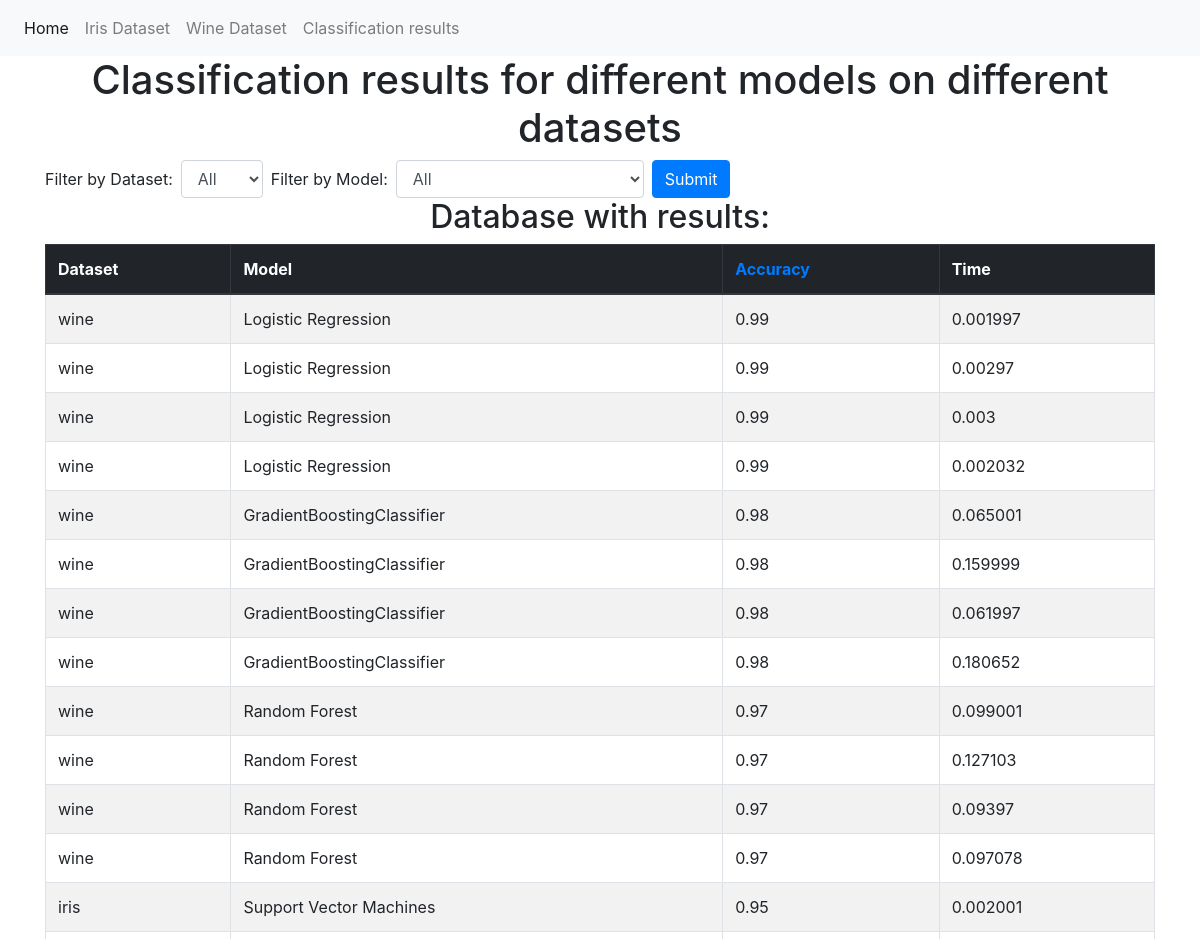
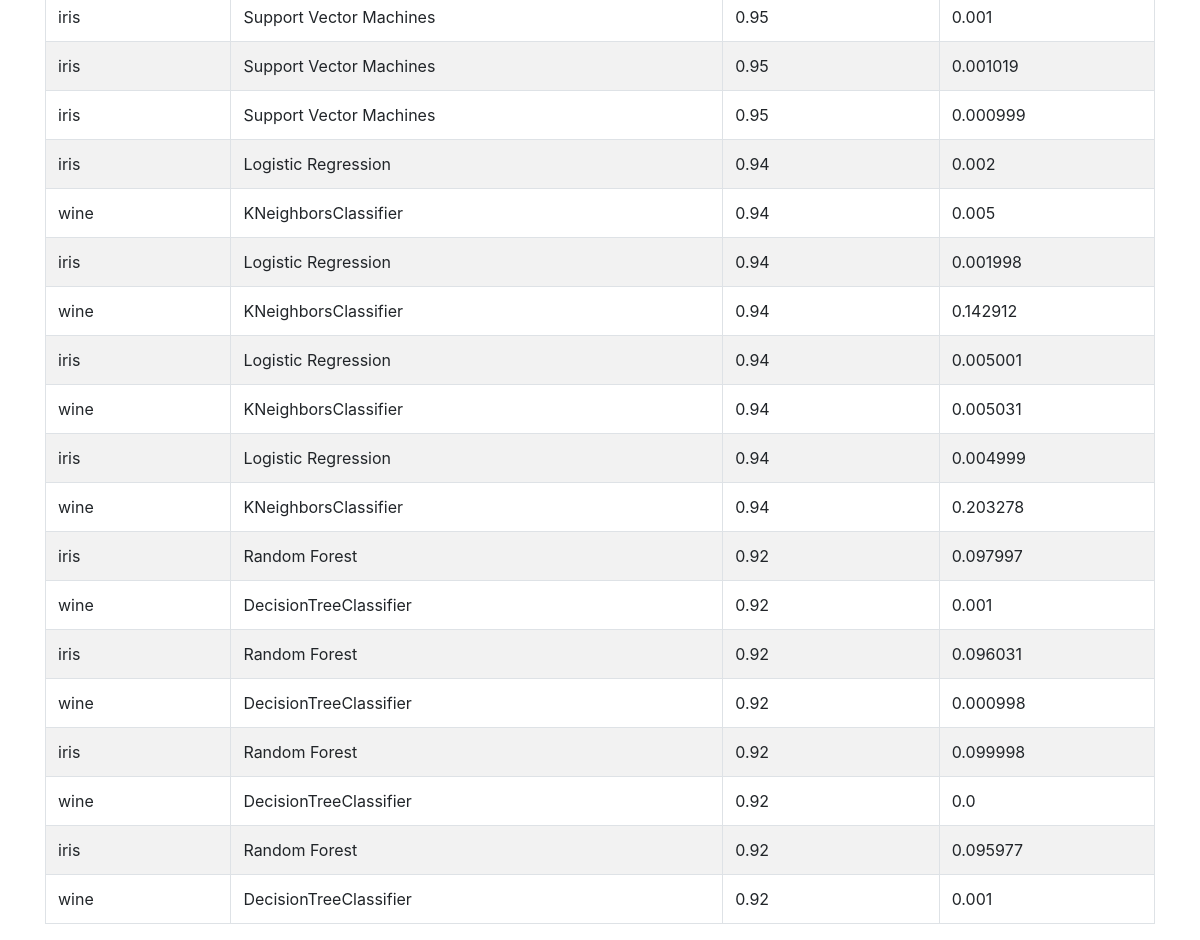
The app's page /results with its own data (2 pictures, top to bottom).
### main.py (models this page shows, shortened)
class Classification_results(db.Model):
    id = db.Column(db.Integer, primary_key=True)
    dataset_name = db.Column(db.String(80), nullable=False)
    model_name = db.Column(db.String(80), nullable=False)
    accuracy = db.Column(db.Float, nullable=False)
    time = db.Column(db.Float, nullable=False)

### main.py (the view)
@app.route('/results', methods=['GET', 'POST'])
def results():
    global data
    plot_div = ""
    results = ""
    if request.method == 'POST':
        dataset_filter = request.form['dataset-filter']
        model_filter = request.form['model-filter']
        sort_by = request.args.get('sort_by', default='accuracy')
        sort_order = request.args.get('sort_order', default='desc')
        fill_database()
        if dataset_filter and model_filter:
            if sort_by == 'accuracy':
                if sort_order == 'desc':
                    results = Classification_results.query.filter_by(dataset_name=dataset_filter,
                    model_name=model_filter).order_by(Classification_results.accuracy.desc()).all()
                else:
                    results = Classification_results.query.filter_by(dataset_name=dataset_filter,
                    model_name=model_filter).order_by(Classification_results.accuracy.asc()).all()
            else:
                results = Classification_results.query.filter_by(dataset_name=dataset_filter,
                    model_name=model_filter).order_by(Classification_results.accuracy.desc()).all()
        elif dataset_filter:
            if sort_by == 'accuracy':
                if sort_order == 'desc':
                    results = Classification_results.query.filter_by(dataset_name=dataset_filter).order_by(
                        Classification_results.accuracy.desc()).all()
                else:
                    results = Classification_results.query.filter_by(dataset_name=dataset_filter).order_by(
                        Classification_results.accuracy.asc()).all()
            else:
                results = Classification_results.query.filter_by(dataset_name=dataset_filter).order_by(
                    Classification_results.accuracy.desc()).all()
        elif model_filter:
            if sort_by == 'accuracy':
                if sort_order == 'desc':
                    results = Classification_results.query.filter_by(model_name=model_filter).order_by(
                        Classification_results.accuracy.desc()).all()
                else:
                    results = Classification_results.query.filter_by(model_name=model_filter).order_by(
                        Classification_results.accuracy.asc()).all()
            else:
                results = Classification_results.query.filter_by(model_name=model_filter).order_by(
                    Classification_results.accuracy.desc()).all()
        else:
            results = Classification_results.query.order_by(Classification_results.accuracy.desc()).all()
    else:
        sort_by = request.args.get('sort_by', default='accuracy')
        sort_order = request.args.get('sort_order', default='desc')
        if sort_by == 'accuracy':
            if sort_order == 'desc':
                results = Classification_results.query.order_by(
                    Classification_results.accuracy.desc()).all()
            else:
                results = Classification_results.query.order_by(
                    Classification_results.accuracy.asc()).all()
        else:
            results = Classification_results.query.order_by(
                Classification_results.accuracy.desc()).all()
    datasets = db.session.query(Classification_results.dataset_name).distinct().all()
    models = db.session.query(Classification_results.model_name).distinct().all()
    return render_template('results.html', results=results, datasets=[dataset[0]
                                                                      for dataset in datasets],
                           models=[model[0] for model in models], sort_by=sort_by, sort_order=sort_order)

### templates/results.html (shortened to what this page needs)
<!DOCTYPE html>
<html lang="en">
<head>
    <link rel="stylesheet" href="https://maxcdn.bootstrapcdn.com/bootstrap/4.0.0/css/bootstrap.min.css">
</head>
<body>
    <nav class="navbar navbar-expand-lg navbar-light bg-light">
    <div class="collapse navbar-collapse" id="navbarSupportedContent">
        <ul class="navbar-nav mr-auto">
            <li class="nav-item active">
                <a class="nav-link" href="{{ url_for('home') }}">Home <span class="sr-only">(current)</span></a>
            </li>
            <li class="nav-item">
                <a class="nav-link" href="{{ url_for('iris') }}">Iris Dataset</a>
            </li>
            <li class="nav-item">
                <a class="nav-link" href="{{ url_for('wine') }}">Wine Dataset</a>
            </li>
            <li class="nav-item">
                <a class="nav-link" href="{{ url_for('results') }}">Classification results</a>
            </li>
        </ul>
    </div>
</nav>
    <div class="container">
    <h1 class="text-center">Classification results for different models on different datasets</h1>
    <form action="" method="post" class="form-inline">
        <label class="mr-2">Filter by Dataset:</label>
        <select name="dataset-filter" class="form-control mr-2">
            <option value="">All</option>
        </select>
        <label class="mr-2">Filter by Model:</label>
        <select name="model-filter" class="form-control mr-2">
            <option value="">All</option>
        </select>
    <button type="submit" class="btn btn-primary">Submit</button>
    </form>
    <h2 class="text-center">Database with results:</h2>
    <table class="table table-striped table-bordered table-hover">
    <thead class="thead-dark">
        <tr>
        <th scope="col">Dataset</th>
        <th scope="col">Model</th>
        <th>
            <a href="{{ url_for('results', sort_by='accuracy', sort_order='desc'
            if sort_order == 'asc' else 'asc') }}">Accuracy</a>
        </th>
        <th scope="col">Time</th>
        </tr>
    <tbody>
        {% for result in results %}
        <tr>
            <td>{{ result.dataset_name }}</td>
            <td>{{ result.model_name }}</td>
            <td>{{ result.accuracy }}</td>
            <td>{{ result.time }}</td>
        </tr>
        {% endfor %}
    </tbody>
    </table>
</div>
</body>
</html>

### records on screen
Classification_results: dataset_name "wine", model_name "Logistic Regression", accuracy "0.99", time "0.001997"
Classification_results: dataset_name "wine", model_name "Logistic Regression", accuracy "0.99", time "0.00297"
Classification_results: dataset_name "wine", model_name "Logistic Regression", accuracy "0.99", time "0.003"
Classification_results: dataset_name "wine", model_name "Logistic Regression", accuracy "0.99", time "0.002032"
Classification_results: dataset_name "wine", model_name "GradientBoostingClassifier", accuracy "0.98", time "0.065001"
Classification_results: dataset_name "wine", model_name "GradientBoostingClassifier", accuracy "0.98", time "0.159999"
Classification_results: dataset_name "wine", model_name "GradientBoostingClassifier", accuracy "0.98", time "0.061997"
Classification_results: dataset_name "wine", model_name "GradientBoostingClassifier", accuracy "0.98", time "0.180652"
Classification_results: dataset_name "wine", model_name "Random Forest", accuracy "0.97", time "0.099001"
Classification_results: dataset_name "wine", model_name "Random Forest", accuracy "0.97", time "0.127103"
Classification_results: dataset_name "wine", model_name "Random Forest", accuracy "0.97", time "0.09397"
Classification_results: dataset_name "wine", model_name "Random Forest", accuracy "0.97", time "0.097078"
Classification_results: dataset_name "iris", model_name "Support Vector Machines", accuracy "0.95", time "0.002001"
Classification_results: dataset_name "iris", model_name "Support Vector Machines", accuracy "0.95", time "0.001"
Classification_results: dataset_name "iris", model_name "Support Vector Machines", accuracy "0.95", time "0.001019"
Classification_results: dataset_name "iris", model_name "Support Vector Machines", accuracy "0.95", time "0.000999"
Classification_results: dataset_name "iris", model_name "Logistic Regression", accuracy "0.94", time "0.002"
Classification_results: dataset_name "wine", model_name "KNeighborsClassifier", accuracy "0.94", time "0.005"
Classification_results: dataset_name "iris", model_name "Logistic Regression", accuracy "0.94", time "0.001998"
Classification_results: dataset_name "wine", model_name "KNeighborsClassifier", accuracy "0.94", time "0.142912"
Classification_results: dataset_name "iris", model_name "Logistic Regression", accuracy "0.94", time "0.005001"
Classification_results: dataset_name "wine", model_name "KNeighborsClassifier", accuracy "0.94", time "0.005031"
Classification_results: dataset_name "iris", model_name "Logistic Regression", accuracy "0.94", time "0.004999"
Classification_results: dataset_name "wine", model_name "KNeighborsClassifier", accuracy "0.94", time "0.203278"
Classification_results: dataset_name "iris", model_name "Random Forest", accuracy "0.92", time "0.097997"
Classification_results: dataset_name "wine", model_name "DecisionTreeClassifier", accuracy "0.92", time "0.001"
Classification_results: dataset_name "iris", model_name "Random Forest", accuracy "0.92", time "0.096031"
Classification_results: dataset_name "wine", model_name "DecisionTreeClassifier", accuracy "0.92", time "0.000998"
Classification_results: dataset_name "iris", model_name "Random Forest", accuracy "0.92", time "0.099998"
Classification_results: dataset_name "wine", model_name "DecisionTreeClassifier", accuracy "0.92", time "0.0"
Classification_results: dataset_name "iris", model_name "Random Forest", accuracy "0.92", time "0.095977"
Classification_results: dataset_name "wine", model_name "DecisionTreeClassifier", accuracy "0.92", time "0.001"
